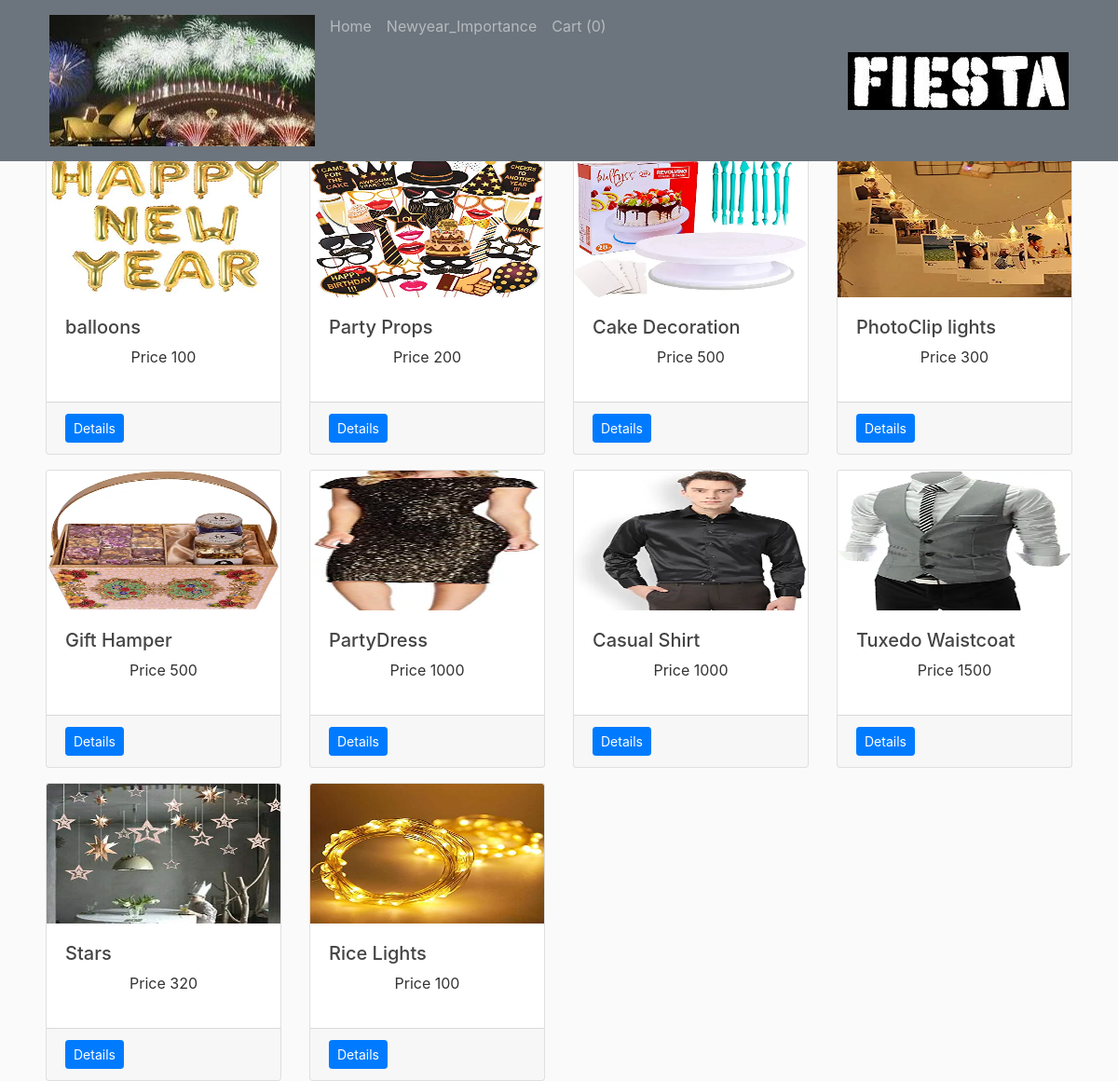
Screenshot of /newyear with the database file from the repository.
### database.py (models this page shows, shortened)
class Newyear(db.Model,UserMixin):
	id = db.Column(db.Integer,primary_key=True)
	image = db.Column(db.String(120),nullable=False)
	name = db.Column(db.String(120),nullable=False,unique=True)
	types = db.Column(db.String(120),nullable=False)
	category = db.Column(db.String(120),nullable=False)
	price = db.Column(db.Integer,nullable=False)
	companyname = db.Column(db.String(120),nullable=False)
	quantity = db.Column(db.Integer,nullable=False)
	detail = db.Column(db.String(200),nullable=False)
	username = db.Column(db.String(120),nullable=False)

### new.py (the view)
@app.route("/newyear")
def newyear():
	return render_template('newyear.html',products=Newyear.query.all())

### template/newyear.html (shortened to what this page needs)
<!DOCTYPE html>
<html>
<head>
    <link rel="stylesheet" href="https://stackpath.bootstrapcdn.com/bootstrap/4.4.1/css/bootstrap.min.css">
    <link rel="stylesheet" type="text/css" href="{{url_for('static', filename='main.css')}}">
</head>
<body >
  <nav class="navbar navbar-expand-md navbar-dark bg-secondary fixed-top"  >
    <div class="container">
      <div class="collapse navbar-collapse" id="navbarToggle">
         <div class="navbar-nav mr-auto" >
          <img class="nav-item nav-link"  src="{{url_for('static', filename='newyear/ne1.jpg')}}"  />
          <div class="navbar-nav mr-auto" >
          <a class="nav-item nav-link" href="/home1" >Home</a>
          <a class="nav-item nav-link" href="/newyearimp">Newyear_Importance</a>
          <a class="nav-link" href="/carts" tableindex="-1" >Cart ({{session['Shoppingcart']|length}})</a>
        </div>
        </div>
        <div class="navbar-nav ">
            <img class="nav-item nav-link" src="{{url_for('static', filename='new3.jpg')}}" />
         </div>
      </div>
    </div>
  </nav>
	<main role="main" class="container">
  <div class="row">
{% for product in products %}
  <div class="col-md-3 mt-3">
      <div class="card">
        <img src="{{url_for('static',filename=product.image)}}" alt="{{product.name}}"class="card-img-top" height="150">
         <div class="card-body">
           <h5 class="text-cent">{{product.name}}</h5>
           <p class="text-center">Price {{product.price}}</p>
         </div>
         <div class="card-footer">
            <a href="{{url_for('single_page7',id=product.id)}}" class="float-left btn btn-sm btn-primary">Details</a>
         </div>
      </div>
  </div>
  {% endfor %} </div>
</main>
</body>
</html>

### static/main.css (style rules this page uses)
body { background: #fafafa; color: #333333; margin-top: 5rem; }
h1, h2, h3, h4, h5, h6 { color: #444444; }
.row { display: flex; flex-wrap: wrap; padding: 0 4px; }

### rows the page displays
Newyear: image (picture), name "balloons", price "100"
Newyear: image (picture), name "Party Props", price "200"
Newyear: image (picture), name "Cake Decoration", price "500"
Newyear: image (picture), name "PhotoClip lights", price "300"
Newyear: image (picture), name "Gift Hamper", price "500"
Newyear: image (picture), name "PartyDress", price "1000"
Newyear: image (picture), name "Casual Shirt", price "1000"
Newyear: image (picture), name "Tuxedo Waistcoat", price "1500"
Newyear: image (picture), name "Stars", price "320"
Newyear: image (picture), name "Rice Lights", price "100"

### other values shown
{{ session['Shoppingcart']|length }} "0"
